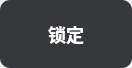
<?xml version="1.0" encoding="UTF-8"?>
<ui version="4.0">
 <class>MenuLockRight</class>
 <widget class="QDialog" name="MenuLockRight">
  <property name="geometry">
   <rect>
    <x>0</x>
    <y>0</y>
    <width>132</width>
    <height>68</height>
   </rect>
  </property>
  <property name="windowTitle">
   <string>Dialog</string>
  </property>
  <layout class="QHBoxLayout" name="horizontalLayout">
   <property name="spacing">
    <number>0</number>
   </property>
   <property name="leftMargin">
    <number>0</number>
   </property>
   <property name="topMargin">
    <number>0</number>
   </property>
   <property name="rightMargin">
    <number>0</number>
   </property>
   <property name="bottomMargin">
    <number>0</number>
   </property>
   <item>
    <widget class="QWidget" name="widget" native="true">
     <property name="styleSheet">
      <string notr="true">QWidget{
background: #36383B;
border-radius: 10px;
}


QPushButton {
     border:none;
font-family: &quot;微软雅黑&quot;;
font-weight: 500;
font-size: 18px;
color: rgba(255, 255, 255, 1);
line-height: 25px;   
}

QPushButton::hover{
border:none;
background-color: #5A5D61;
border:none;
font-family: &quot;微软雅黑&quot;;
font-weight: 500;
font-size: 18px;
color: rgba(255, 255, 255, 1);
line-height: 25px;   
}

</string>
     </property>
     <layout class="QVBoxLayout" name="verticalLayout">
      <item>
       <widget class="QPushButton" name="pushButton">
        <property name="minimumSize">
         <size>
          <width>0</width>
          <height>40</height>
         </size>
        </property>
        <property name="styleSheet">
         <string notr="true"/>
        </property>
        <property name="text">
         <string>锁定</string>
        </property>
       </widget>
      </item>
     </layout>
    </widget>
   </item>
  </layout>
 </widget>
 <resources/>
 <connections/>
</ui>
